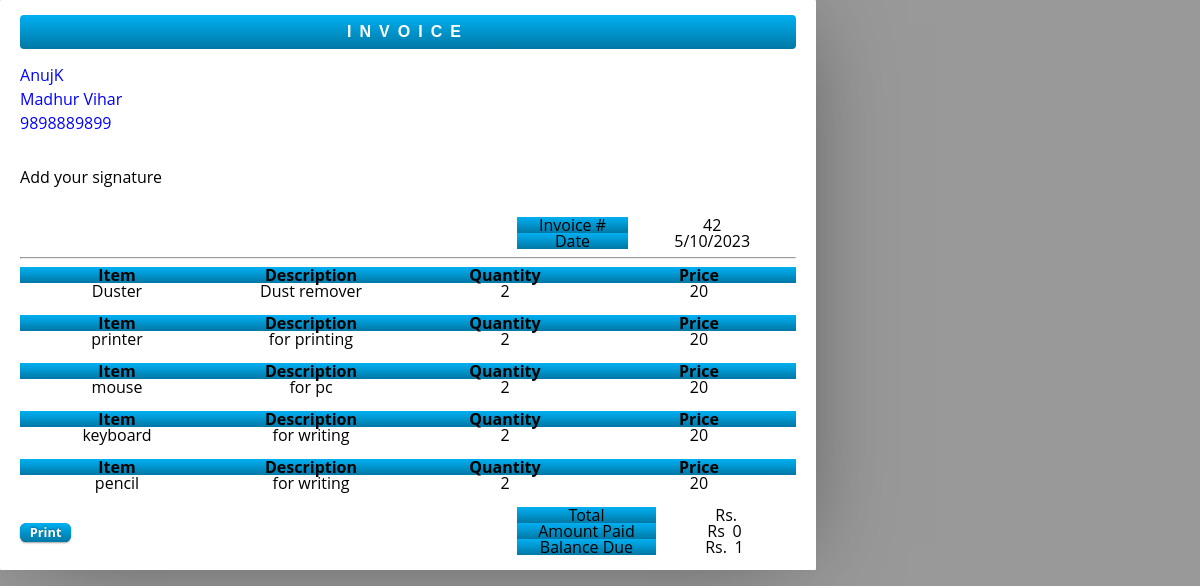
The page /bill.php?user_id=42 on the database its author committed.
### tables this page shows
CREATE TABLE `costumers` (
  `cos_id` int(10) NOT NULL,
  `cos_name` text NOT NULL,
  `mobile` varchar(15) NOT NULL,
  `village` text NOT NULL,
  `p_status` text NOT NULL,
  `cos_address` text NOT NULL,
  `date` timestamp NOT NULL DEFAULT current_timestamp()
);

CREATE TABLE `product` (
  `id` int(30) NOT NULL,
  `cust_id` int(30) NOT NULL,
  `quantity` int(40) NOT NULL,
  `pro_name` varchar(30) NOT NULL,
  `pro_price` varchar(30) NOT NULL,
  `pro_desc` varchar(30) NOT NULL
);

CREATE TABLE `entery` (
  `entery_id` int(50) NOT NULL,
  `cos_id` int(50) NOT NULL,
  `date` timestamp NOT NULL DEFAULT current_timestamp(),
  `item` varchar(45) NOT NULL,
  `item_desc` varchar(45) NOT NULL,
  `price` int(20) NOT NULL
);

### bill.php (the view, shortened to what this page needs)
<!DOCTYPE html>
<html>
<head>
	<link rel="stylesheet" href="css/style.css">
</head>
<fieldset>
	<body style="
    padding-top: 15px;
    padding-bottom: 15px;
    padding-left: 20px;
    padding-right: 20px;">
	</body>
	<html>
	<?php
	include "includes/db24.php";
	$entry = $_GET['user_id'];
	$sql = "select p.*,e.*,c.* from product p JOIN entery e on p.cust_id=e.cos_id join costumers c on p.cust_id=c.cos_id WHERE p.cust_id=$entry GROUP by entery_id";
	$data = mysqli_query($con, $sql); ?>
	<head>
		<link rel="stylesheet" href="style.css">
	</head>
	<?php
	$row=mysqli_fetch_assoc($data);
	?>
	<header>
				<h1>Invoice</h1>
				<address value="prefix" style="color: blue;font-size: medium">
					<p><?php echo $row['cos_name'] ?></p>
					<p><?php echo $row['cos_address'] ?></p>
					<p><?php echo $row['mobile'] ?></p>
				</address>
			</header>
			<br>
			<address value="prefix" contenteditable>
							<p>Add your signature</p>
						</address>
						<table class="meta">
					<tr>
						<th><span value="prefix">Invoice #</span></th>
						<td><span contenteditable>
								<p><?php echo $row['cos_id'] ?></p>
							</span></td>
					</tr>
					<tr>
						<th><span value="prefix">Date</span></th>
						<td><span id="date" value="today"><?php echo $row['date'] ?></span></td>
					</tr><br><br>
						</table>
						<br><br>
						<hr>
	<?php
	while ($row = mysqli_fetch_assoc($data)) {
	?>
		<body>
			<article>
				<table class="inventory">
					<thead>
						<tr>
							<th><span id="prefix">Item</span></th>
							<th><span id="prefix">Description</span></th>
							<th><span id="prefix">Quantity</span></th>
							<th><span id="prefix">Price</span></th>
						</tr>
					</thead>
					<tbody>
						<tr>
							<td><?php echo $row['item'] ?></td>
							<td><?php echo $row['item_desc'] ?></td>
							<td><?php echo $row['quantity'] ?></td>
							<td><?php echo $row['pro_price'] ?></td>
						</tr>
				</table>
				<br>
			<?php } ?>
			<table class="balance">
					<tr>
						<th><span id="prefix">Total</span></th>
						<td><span data-prefix>Rs.</span> <?php echo $row['pro_price'] ?></td>
					</tr>
					<tr>
						<th><span id="prefix">Amount Paid</span></th>
						<td><span data-prefix>Rs </span><span contenteditable>0</span></td>
					</tr>
					<tr>
						<th><span id="prefix">Balance Due</span></th>
						<td><span data-prefix>Rs.</span> <span contenteditable>1</span></td>
					</tr>
				</table>
			</article>
			<a class="add">Creat</a>
			<aside>
				<span>
					<button class="button" onclick="myFunction()">Print</button>
				</span>
			</aside>
		</body>
</fieldset>
</html>

### css/style.css (style rules this page uses)
* { border: 1; box-sizing: content-box; color: inherit; font-family: inherit; font-size: inherit; font-style: inherit; font-weight: inherit; line-height: inherit; list-style: none; margin: ; padding: 0; text-decoration: none; vertical-align: top; }
*[contenteditable] { border-radius: 0.25em; min-width: 1em; outline: 0; }
*[contenteditable] { cursor: pointer; }
span[contenteditable] { display: inline-block; }
h1 { font: bold 100% sans-serif; letter-spacing: 0.5em; text-align: center; text-transform: uppercase; }
table { font-size: 75%; table-layout: fixed; width: 100%; }
table { border-collapse: separate; border-spacing: 0px; }
th { border-width: 1px; padding: 0.5em; position: relative; text-align: center; }
td { border-width: 1px; padding: 0.5em; position: relative; text-align: center; }
td { border-radius: 0.em; border-style: solid; }
th { border-radius: 0.em; border-style: ; }
th { background-image: -webkit-linear-gradient(#00ADEE 5%, #0078A5 100%); }
td { border-color: #DDD; }
html { font: 16px/1 'Open Sans', sans-serif; overflow: auto; padding: 0.5in; }
html { background: #999; cursor: default; }
body { box-sizing: border-box; height: in; margin: 0 auto; overflow: hidden; padding: 0.5in; width: 8.5in; }
body { background: #FFF; border-radius: 1px; box-shadow: 0 0 1in -0.25in rgba(0, 0, 0, 0.5); }
header { margin: 0 0 em; }
header:after { clear: both; content: ""; display: table; }
header h1 { background-image: -moz-linear-gradient(#00ADEE 5%, #0078A5 100%); background-image: -webkit-linear-gradient(#00ADEE 5%, #0078A5 100%); border-radius: 0.25em; color: #FFF; margin: 0 0 1em; padding: 0.5em 0; }
header address { float: left; font-size: 75%; font-style: normal; line-height: 1.25; margin: 0 1em 1em 0; }
header address p { margin: 0 0 0.25em; }
article, article address, table.meta, table.inventory { margin: 0 0 em; }
article:after { clear: both; content: ""; display: table; }
table.meta, table.balance { float: right; width: 36%; }
table.meta:after, table.balance:after { clear: both; content: ""; display: table; }
table.meta th { width: 40%; }
table.meta td { width: 60%; }
table.inventory { clear: both; width: 100%; }
table.inventory th { font-weight: bold; text-align: center; }
table.inventory td:nth-child(1) { width: 26%; }
table.inventory td:nth-child(2) { width: 38%; }
table.inventory td:nth-child(3) { text-align: center; width: 12%; }
table.inventory td:nth-child(4) { text-align: center; width: 12%; }
table.balance th, table.balance td { width: 50%; }
table.balance td { text-align: center; }
.add, .cut, .button { border-width: 1px; display: block; font-size: .8rem; padding: 0.25em 0.5em; float: left; text-align: center; width: 0.5em; }
.add, .cut, .button { background: #9AF; box-shadow: 0 1px 2px rgba(0,0,0,0.2); background-image: -moz-linear-gradient(#00ADEE 5%, #0078A5 100%); background-image: -webkit-linear-gradient(#00ADEE 5%, #0078A5 100%); border-radius: 0.5em; border-color: #0076A3; color: #FFF; cursor: pointer; font-weight: bold; text-shadow: 0 -1px 2px rgba(0,0,0,0.333); }
.add ,.button { margin: -2.5em 0 0; width: 3em; }

### style.css (style rules this page uses)
html, body, div, span, applet, object, iframe, h1, h2, h3, h4, h5, h6, p, blockquote, pre, a, abbr, acronym, address, big, cite, code, del, dfn, em, img, ins, kbd, q, s, samp, small, strike, strong, sub, sup, tt, var, b, u, i, center, dl, dt, dd, ol, ul, li, fieldset, form, label, legend, table, caption, tbody, tfoot, thead, tr, th, td, article, aside, canvas, details, embed, figure, figcaption, footer, header, hgroup, menu, nav, output, ruby, section, summary, time, mark, audio, video { margin: 0; padding: 0; border: 0; font-size: 100%; vertical-align: baseline; }
article, aside, details, figcaption, figure, footer, header, hgroup, menu, nav, section { display: block; }
body { background:#fff; }
button { background: linear-gradient(rgba(206,20,20), rgba(1,4,4)); border-radius:4px; border:none; color:#fff; font-size:15px; }

### rows shown on the page
costumers: cos_name "AnujK", cos_address "Madhur Vihar", mobile "9898889899", cos_id "42"
product: entery.item "Duster", entery.item_desc "Dust remover", quantity "2", pro_price "20", entery.item "printer", entery.item_desc "for printing", entery.item "mouse", entery.item_desc "for pc", entery.item "keyboard", entery.item_desc "for writing", entery.item "pencil"
